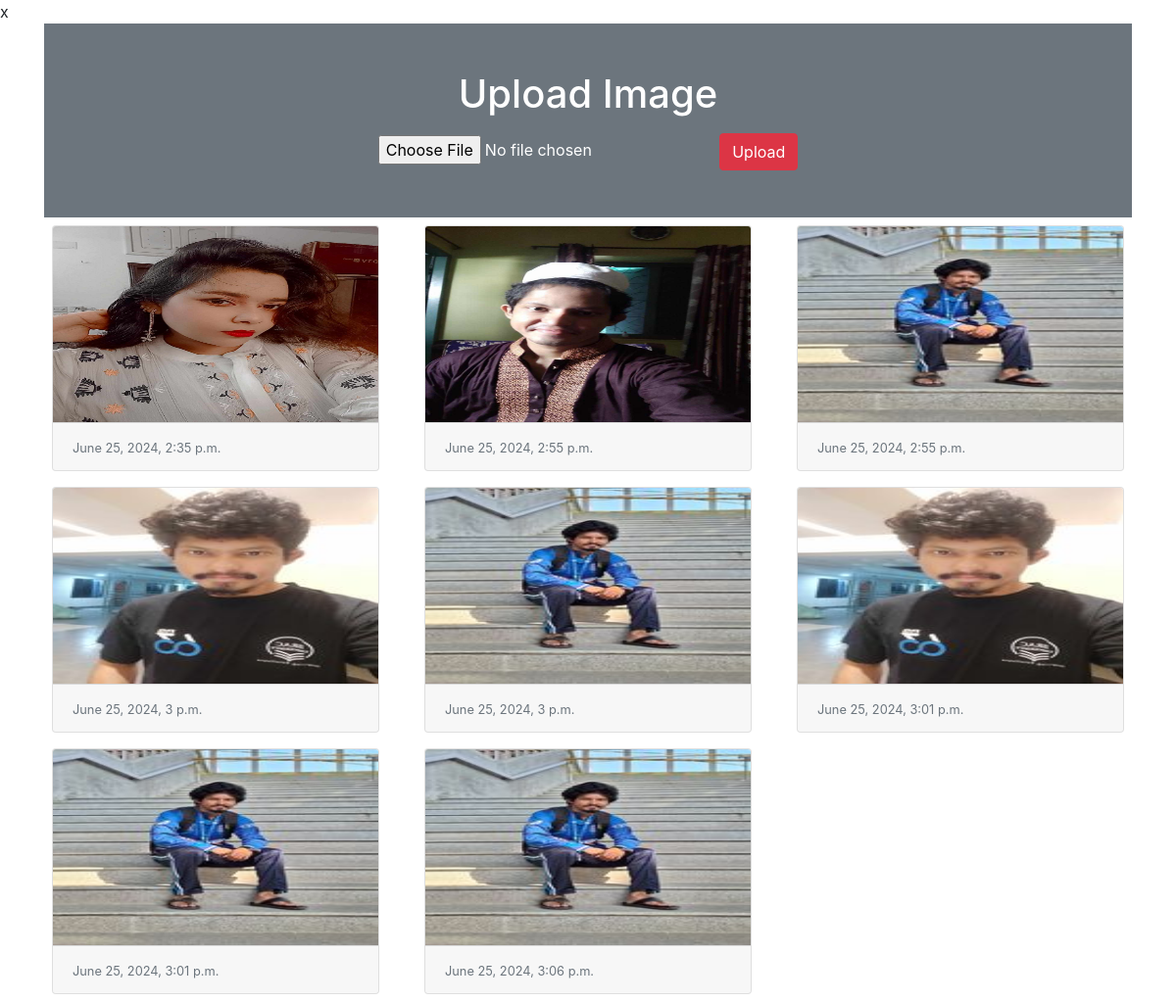
The page / on the database its author committed.
### uploads/models.py (models this page shows)
class Image(models.Model):
    photo=models.ImageField(upload_to='images/')
    date=models.DateTimeField(auto_now_add=True)

### uploads/views.py (the view)
# urls.py: path('',views.home)
def home(request):
    if request.method == 'POST':
        form = ImageForm(request.POST, request.FILES)
        if form.is_valid():
            form.save()
    form = ImageForm()
    img=Image.objects.all()
    return render(request, 'home.html', {'img':img,'form': form})

### uploads/forms.py
class ImageForm(forms.ModelForm):
    class Meta:
        model = Image
        fields = '__all__'
        labels={'photo': ''}

### uploads/templates/home.html (shortened to what this page needs)
{% load static  %}
<!doctype html>
<html lang="en">
  <head>
    <link rel="stylesheet" href="https://cdn.jsdelivr.net/npm/bootstrap@4.5.3/dist/css/bootstrap.min.css">
  </head>
  <body>x
   <div class="container ">
    <div class="py-5 text-center bg-secondary text-white">
     <h1 class="mb-3">Upload Image</h1>
     <form action="" method="post" enctype="multipart/form-data">
      {{form}}
      <input type="submit" class="btn btn-danger" value="Upload">
     </form>
    </div>
    <div class="row">
     {% for img in img %}
      <div class="col-sm-4">
       <div class="card m-2">
        <img src="{{img.photo.url}}" alt="" class="card-img-top" height="200px">
        <div class="card-footer">
         <small class="text-muted">{{img.date}}</small>
        </div>
       </div>
      </div>
     {% endfor %}
      </div>
    </div>
  </body>
</html>

### rows shown on the page
Image: photo (picture), date "June 25, 2024, 2:35 p.m."
Image: photo (picture), date "June 25, 2024, 2:55 p.m."
Image: photo (picture), date "June 25, 2024, 2:55 p.m."
Image: photo (picture), date "June 25, 2024, 3 p.m."
Image: photo (picture), date "June 25, 2024, 3 p.m."
Image: photo (picture), date "June 25, 2024, 3:01 p.m."
Image: photo (picture), date "June 25, 2024, 3:01 p.m."
Image: photo (picture), date "June 25, 2024, 3:06 p.m."
